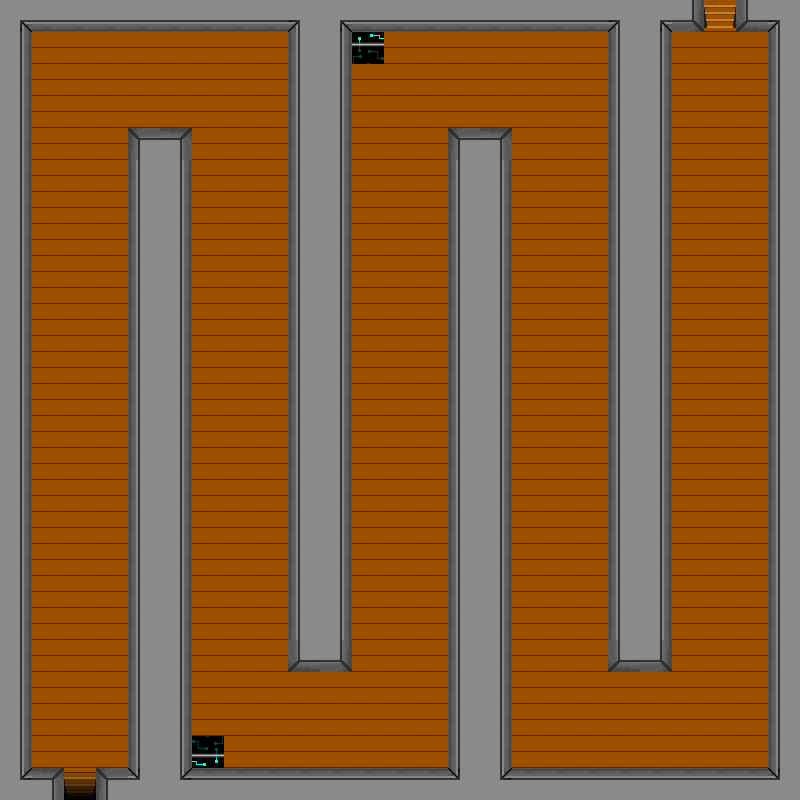

This game map was drawn from its Tiled (.tmx) file and the tilesets committed beside it. A one-line description and the trimmed map source follow:
An orthogonal 25x25 tile map with 32x32 px tiles, 1 tile layer (Camada de Tiles 1), 5 tilesets.

<map version="1.0" orientation="orthogonal" renderorder="right-down" width="25" height="25" tilewidth="32" tileheight="32" nextobjectid="1">
 <tileset firstgid="1" name="Parede" tilewidth="32" tileheight="32">
  <image source="Parede.png" width="96" height="32" />
  <tile id="0">
   <properties>
    <property name="blocked" value="blocked" />
   </properties>
  </tile>
  <tile id="1">
   <properties>
    <property name="blocked" value="blocked" />
   </properties>
  </tile>
  <tile id="2">
   <properties>
    <property name="blocked" value="blocked" />
   </properties>
  </tile>
 </tileset>
 <tileset firstgid="4" name="Tile_Madeira" tilewidth="32" tileheight="32">
  <image source="Tile_Madeira.png" width="32" height="32" />
  <tile id="0">
   <properties>
    <property name="door" value="door" />
   </properties>
  </tile>
 </tileset>
 <tileset firstgid="5" name="EscadaSubindo" tilewidth="32" tileheight="32">
  <image source="EscadaSubindo.png" width="32" height="32" />
  <tile id="0">
   <properties>
    <property name="door" value="door" />
   </properties>
  </tile>
 </tileset>
 <tileset firstgid="6" name="EscadaDescendo" tilewidth="32" tileheight="32">
  <image source="EscadaDescendo.png" width="32" height="32" />
  <tile id="0">
   <properties>
    <property name="door" value="door" />
   </properties>
  </tile>
 </tileset>
 <tileset firstgid="7" name="Bau" tilewidth="32" tileheight="32">
  <image source="Bau.png" width="32" height="32" />
  <tile id="0">
   <properties>
    <property name="chest" value="chest" />
   </properties>
  </tile>
 </tileset>
 <layer name="Camada de Tiles 1" width="25" height="25">
  <data>[625 cells, 625 non-empty, 7 distinct tile ids]</data>
 </layer>
</map>
